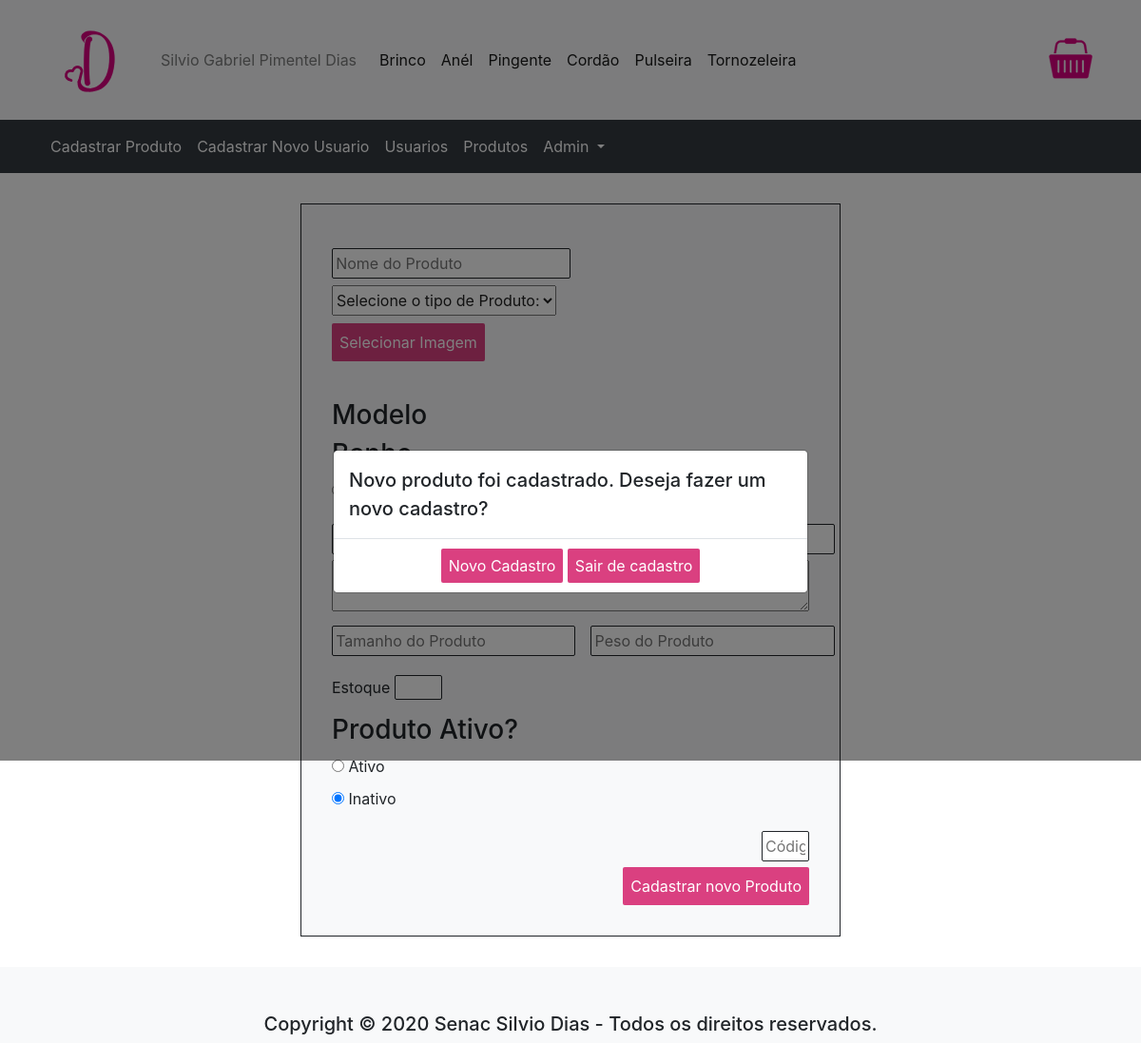
The page /index.php?pagina=cadastro_produtos&cadastro=aprovado (signed in) on the database as committed earlier.
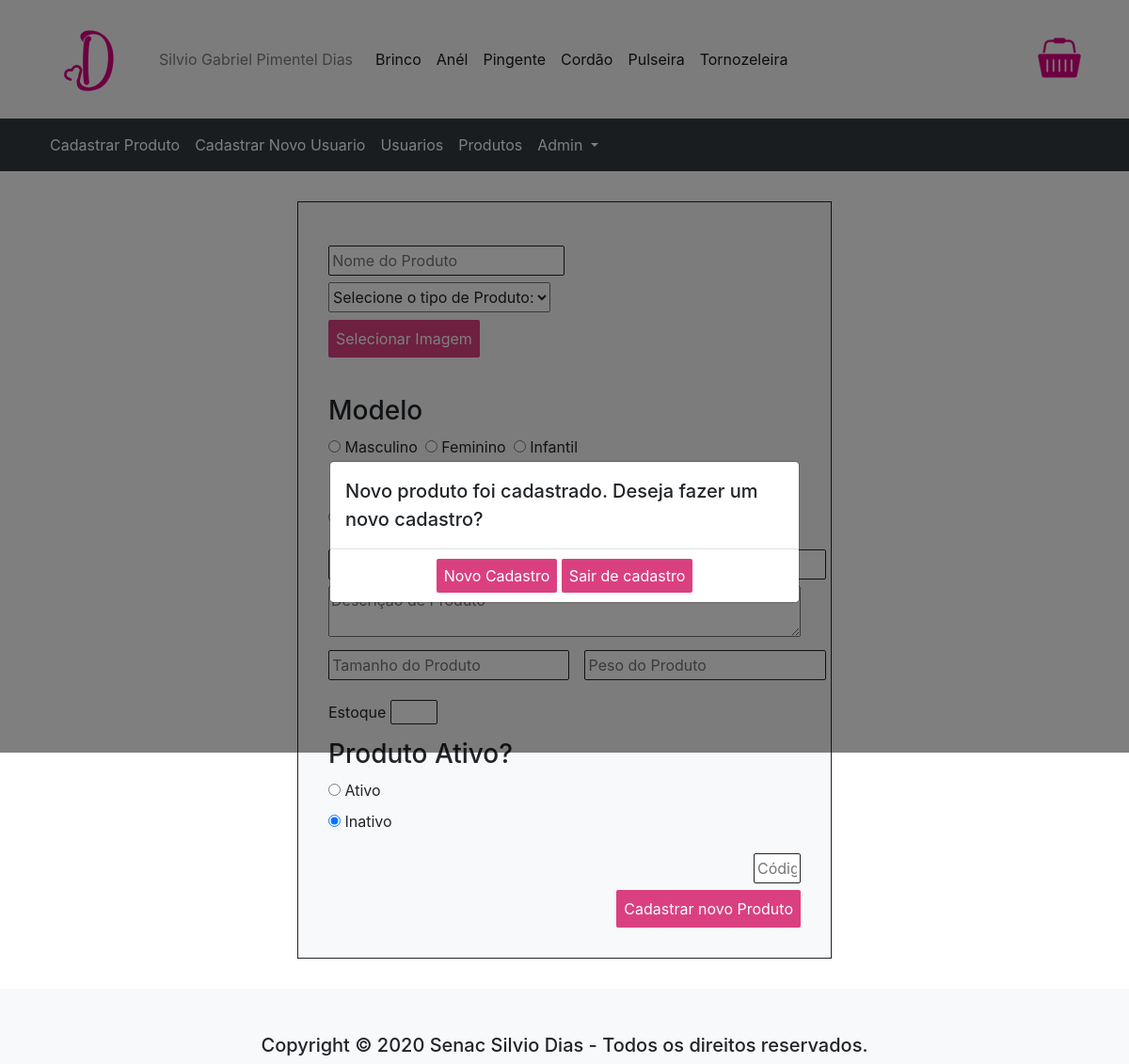
The same page on the database as committed later.
### tables this page shows
CREATE TABLE modelo(
	id_modelo INT AUTO_INCREMENT,
    nome_modelo VARCHAR(50),
    PRIMARY KEY(id_modelo)
    );

### paginas/ADMIN/cadastroproduto.php (the view, shortened to what this page needs)
<?php
if(isset($_GET['cadastro'])){
?>
<div class="modal fade" id="myModal" tabindex="-1" role="dialog" aria-labelledby="exampleModalLabel" aria-hidden="true">
    <div class="modal-dialog modal-dialog-centered" role="document">
        <div class="modal-content">
            <div class="modal-header">
                <h5 class="modal-title" id="resultado"></h5>
            </div>
            <div class="modal-body">
                <div>
                <a class="btnPrincipal" href="?pagina=cadastro_produtos">Novo Cadastro</a>
                <a class="btnPrincipal" href="?pagina=home">Sair de cadastro</a>
                </div>
            </div>
        </div>
    </div>
</div>
<?php
}
?>
<?php
  $campo = array();
  $descricao_botao = 'Cadastrar novo Produto';
  $acao_formulario =   './script/incluir_produto.php';
  $query_tipo = 'SELECT * FROM tipo_produto';
  $resultado_tipo = mysqli_query($conexao, $query_tipo);
  $query_banho = 'SELECT * FROM banho';
  $resultado_banho = mysqli_query($conexao,$query_banho);
  $query_modelo = 'SELECT * FROM modelo';
  $resultado_modelo = mysqli_query($conexao,$query_modelo);
  if(!isset($_GET['id'])){
    $campo['nome_produto'] = '';
    $campo['descricao_produto'] = '';
    $campo['banho_produto'] = '';
    $campo['img_produto'] = '';
    $campo['precoBase_produto'] = '';
    $campo['preco_produto'] = '';
    $campo['estoque_produto'] = '';
    $campo['tamanho_produto'] = '';
    $campo['peso_produto'] = '';
    $campo['codigo_produto'] = '';
    $campo['tipo_produto'] = '';
    $campo['id_banho'] = '';
    $campo['ativo'] = '';
    $campo['modelo'] = '';
  }
?>
<div class="cadastroProduto">
  <form class="cadastro" action="<?=$acao_formulario?>" method="POST" enctype="multipart/form-data">
      <div class="input_cadastro" id="nome_tipo">
        <input type="text" id="nome_produto"      name= "txt_nome_produto"        value ='<?=$campo['nome_produto']?>'        placeholder="Nome do Produto">      <br>
        <select  class="entrada" name="cmbTipoProduto">
            <option value="#">Selecione o tipo de Produto:</option>
            <?php while($linha_tipoProduto = mysqli_fetch_array($resultado_tipo)){
                if($campo['tipo_produto'] == $linha_tipoProduto['id_tipoProduto']){
                    $valor = 'selected';
                } else {
                    $valor = '';
                }
            ?>
            <?php } ?>
      </select><br>
      </div>
      <div>
          <label class="btnPrincipal" for='fileToUpload'>Selecionar Imagem</label>
          <input type="file" id="fileToUpload"      name= "fileToUpload"            value = '<?=$campo['img_produto']?>'        placeholder="imagem" required>      <br>
      </div>
    <div id="modelo_banho" class="input_cadastro">
        <div  class="">
          <div class="">
            <h3>Modelo</h3>
            <div class="radio_lateral">
              <?php
                while($linha_modelo = mysqli_fetch_array($resultado_modelo)){
                  if($campo['modelo'] == $linha_modelo['id_modelo']){
                      $valor ='checked';
                  }else{
                    $valor = '';
                  }
              ?>
              <div class="radio_cadastro">
                <input type="radio" id="<?=$linha_modelo['id_modelo']?>'" name="rdModelo" value="<?=$linha_modelo['id_modelo']?>"  <?=$valor?>>
                <label for="<?=$linha_modelo['id_modelo']?>"><?=$linha_modelo['nome_modelo']?></label><br>
              </div>
            <?php
                }
            ?>
            </div>
          </div>
          <div class="">
            <h3>Banho</h3>
            <div class="radio_lateral">
            <?php
              while($linha_banho = mysqli_fetch_array($resultado_banho)){
            ?>
            <div class="radio_cadastro">
              <label for="<?=$linha_banho['id_banho']?>"><?=$linha_banho['nome_banho']?></label><br>
            </div>
            <?php
                }
            ?>
            </div>
          </div>
        </div>
  </div>
    <div id="informacoes" class="input_cadastro">
        <div class="">
          <div id="valores" class="">
            <div><input  style="margin-right: 1rem;" type="text" id="precoBase_produto" name= "txt_precoBase_produto" class="preco_input"   value = '<?= $campo['precoBase_produto']?>' placeholder="Valor Vendedora">           <br></div>
            <div><input type="text" id="preco_produto"     name= "txt_preco_produto"     class="preco_input"   value = '<?=$campo['preco_produto']?>'      placeholder="Valor Cliente">     <br></div>
          </div>
        <div class="">
          <textarea type="text" id="descricao_produto" name= "txt_descricao_produto"   value = '<?=$campo['descricao_produto']?>'  placeholder="Descrição de Produto"></textarea> <br>
        </div>
        </div>
    </div>
    <div class="input_cadastro" id="detalheCadastro">
        <input style="margin-right: 1rem;" type="text" id="tamanho_produto"   name= "txt_tamanho_produto"     value = '<?=$campo['tamanho_produto']?>'    placeholder="Tamanho do Produto">   <br>
        <input type="text" id="peso_produto"      name= "txt_peso_produto"        value = '<?=$campo['peso_produto']?>'       placeholder="Peso do Produto">      <br>
      </div>
      <label for="estoque_produto">Estoque</label>
      <input type="number" id="estoque_produto"   name= "txt_estoque_produto"     value = '<?=$campo['estoque_produto']?>'>                                    <br>
    <div class=" input_cadastro">
      <h3>Produto Ativo? </h3>
        <?php
          if($campo['ativo'] == 1){
            $valorAtivo = 'checked';
            $valorInativo = '';
          }else{
            $valorInativo = 'checked';
            $valorAtivo = '';
          }
        ?>
          <input type="radio" id="ativar'" name="rdAtivo" value="1" <?=$valorAtivo?>>
            <label for="ativar">Ativo</label><br>
          <input type="radio" id="desativar'" name="rdAtivo" value="0" <?=$valorInativo?>>
            <label for="ativar">Inativo</label><br>
      </div>
      <div id="codigo_cadastro">
        <input type="text" id="codigo_produto"    name= "txt_codigo_produto"      value = '<?=$campo['codigo_produto']?>'     placeholder="Código">    <br>
      </div>
      <div id="finalizadorCad_produto">
        <button class="btnPrincipal" type ='submit'><?=$descricao_botao?></button>
      </div>
  </form>
</div>

### header.php (shortened to what this page needs)
<!DOCTYPE html>
<html lang="pt-br">
<head>
    <link rel="stylesheet" type="text/css" href="css/reset.css">
    <link rel="stylesheet" type="text/css" href="css/bootstrap.min.css" >
    <link rel="stylesheet" href="css/owl.carousel.min.css">
    <link rel="stylesheet" href="css/owl.theme.default.css">
    <link rel="stylesheet" type="text/css" href="css/style.css">
</head>
<body>
<?php
if(isset($_SESSION)){
  if(isset($_SESSION['Usuario'])){
    $login = $_SESSION['Usuario']['nome'];
    $direcionamento = "href='index.php?pagina=perfil'";
    if($_SESSION['Usuario']['id_tipo'] == 1){
      $admin = true;
    }else{
      $admin = false;
    }
  }else{
    $login = 'Logar';
    $direcionamento = "href='#' data-toggle='modal' data-target='#exampleModal'";
    $admin = false;
  }
}
$imagem = 'img\basket.svg';
?>
<header style="background-color: white;">
<nav class="navbar navbar-expand-lg navbar-light bg-light">
    <div class="container">
  <a class="navbar-brand" href="index.php?pagina=home">
    <img src="img/Dmarsil.svg" width="100" height="100" class="d-inline-block align-top" alt="Logo Dmarsil">
  </a>
  <div class="collapse navbar-collapse" id="navbarSupportedContent">
      <div class="menuHeader">
    <ul class="navbar-nav mr-auto">
        <li class="nav-item active">
        <div class="headerBase">
          <a id='logar' class="nav-link" <?=$direcionamento?> ><?=$login?></a>
        </li>
        <div class="navbar-text ml-auto py-0 px-lg-2">
          <ul class= "categoria">
            <li class="nav-item active">
                <a class="nav-link" href="?pagina=loja&categoria=1">Brinco</a>
            </li>
            <li class="nav-item active">
                <a class="nav-link" href="?pagina=loja&categoria=2">Anél</a>
            </li>
            <li class="nav-item active">
                <a class="nav-link" href="?pagina=loja&categoria=4">Pingente</a>
            </li>
            <li class="nav-item active">
                <a class="nav-link" href="?pagina=loja&categoria=5">Cordão</a>
            </li>
            <li class="nav-item active">
                <a class="nav-link" href="?pagina=loja&categoria=3">Pulseira</a>
            </li>
            <li class="nav-item active">
                <a class="nav-link" href="?pagina=loja&categoria=6">Tornozeleira</a>
            </li>
          </ul>
      </div>
      </div>
    </div>
    <a href="?pagina=carrinho"><img src="<?=$imagem?>" width=60px></a>
  </div>
</nav>
<?php
if($admin == true){
?>
<div class="headerAdmin">
<nav class="navbar navbar-expand-lg navbar-dark bg-dark">
  <div class="collapse navbar-collapse" id="navbarNavDropdown">
    <div class="container">
      <ul class="navbar-nav">
        <li class="nav-item active">
          <a class="nav-link" href="?pagina=cadastro_produtos">Cadastrar Produto<span class="sr-only">(current)</span></a>
        </li>
        <li class="nav-item active">
          <a class="nav-link" href="?pagina=cadastro">Cadastrar Novo Usuario<span class="sr-only">(current)</span></a>
        </li>
        <li class="nav-item active">
          <a class="nav-link" href="?pagina=usuarios">Usuarios</a>
        </li>
        <li class="nav-item active">
          <a class="nav-link" href="?pagina=produtos"> Produtos</a>
        </li>
        <li class="nav-item dropdown active">
          <a class="nav-link dropdown-toggle" href="#" id="navbarDropdownMenuLink" role="button" data-toggle="dropdown" aria-haspopup="true" aria-expanded="false">
          Admin
          </a>
        </li>
      </ul>
    </div>
  </div>
</nav>
</div>
<?php
}
?>
</header>

### index.php (shortened to what this page needs)
<?php
include 'script/banco.php';
include 'header.php';
?>
<div class=".container-lg">
<?php
if(isset($_GET['pagina'])){
    $pagina = $_GET['pagina'];
}else{
    $pagina = 'home';
}
switch($pagina){
    case 'cadastro_produtos':
        include 'paginas/ADMIN/cadastroproduto.php';
        break;
}
?>
</div>
<?php include 'footer.php' ?>

### footer.php (shortened to what this page needs)
<div id="footer">
    <h5>Copyright © 2020 Senac Silvio Dias - Todos os direitos reservados.</h5>
</div>
</body>
</html>

### css/style.css (style rules this page uses)
input { border: solid 0.5px #212529; color: #212529; padding: 0 0.2rem; border-radius: 2px; }
input:read-only { background-color: #f8f9fa; }
button { border: none; }
input[type=radio]:checked { color: #da4080; }
option:checked { color: red; }
.categoria { display:flex; }
.menuHeader { display: flex; flex-direction: column; }
.navbar-brand { display: flex; }
.headerBase { display: flex; }
.modal-header { align-self: center }
.cadastroProduto { display: flex; justify-content: center; margin: 2rem; }
.cadastroProduto input { margin: 0.4rem 0; }
.cadastroProduto input[type=text] { height: 2rem; }
.cadastroProduto select { height: 2rem; }
.cadastro { border: solid 0.5px #212529; background: #f8f9fa; width: 50%; padding: 2rem; }
#descricao_produto { width: 100%; height: 100%; }
#nome_produto { width: 50%; }
#modelo_banho { display:flex; align-items: center; }
#codigo_cadastro { display: flex; flex-direction: row-reverse; }
#codigo_produto { width: 10%; }
#informacoes { display: flex; flex-direction: column; }
#valores { display: flex; }
#estoque_produto { width: 10%; }
#finalizadorCad_produto { display: flex; flex-direction: row-reverse; }
#detalheCadastro { display: flex; }
.input_cadastro { margin: 0.5rem 0; }
.radio_lateral { display: flex; }
.radio_cadastro { margin-right: 0.5rem; }
.btnPrincipal { background-color: #da4080; border-radius: 2px; color: #fff; cursor: pointer; padding: 0.5rem; }
.modal-body { display: flex; justify-content: center; }
#footer { display: flex; text-align: center; justify-content: center; align-items: flex-end; background-color: #f8f9fa; height: 5rem; }

Rows that differ between the two databases and show on the page:
added modelo: nome_modelo "Masculino"
added modelo: nome_modelo "Feminino"
added modelo: nome_modelo "Infantil"
Other text that changed with them:
form field txt_descricao_produto: (not shown) → "Descrição de Produto"
